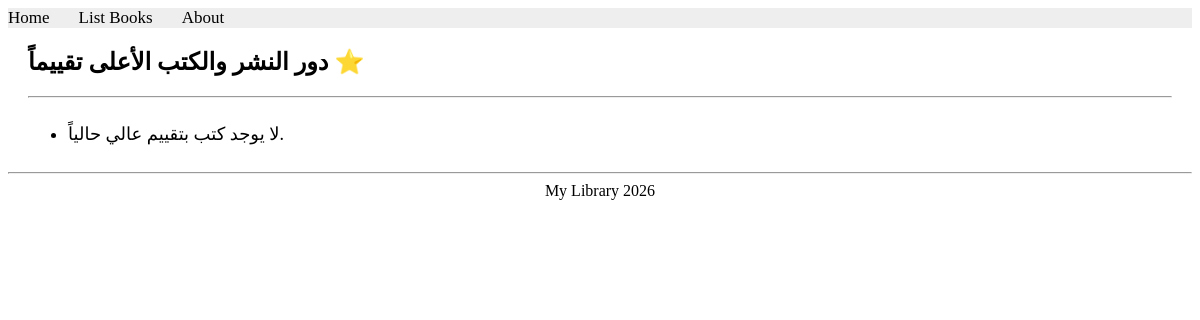
The app's page /books/lab9/task5/, older data.
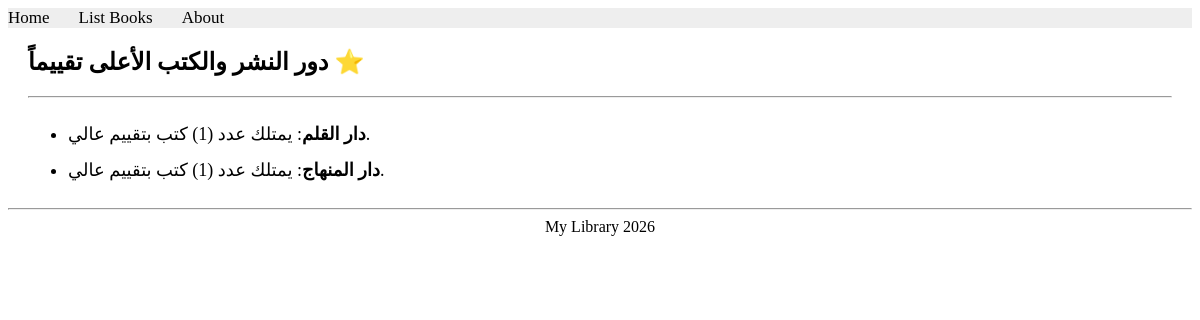
The same page, newer data.
### apps/bookmodule/models.py (models this page shows)
class Publisher(models.Model):
    name = models.CharField(max_length=200)
    location = models.CharField(max_length=300)

### apps/bookmodule/views.py (the view)
# urls.py: path('lab9/task5/', views.task5_lab9, name="books.task5_lab9"),
def task5_lab9(request):
    publishers = Publisher.objects.filter(book__rating__gte=4).annotate(book_count=Count('book'))
    return render(request, 'bookmodule/task5_lab9.html', {'publishers': publishers})

### apps/templates/bookmodule/task5_lab9.html (shortened to what this page needs)
{% extends "layouts/base.html" %}
{% block content %}
<div style="margin: 20px;">
    <h2>دور النشر والكتب الأعلى تقييماً ⭐️</h2>
    <hr>
    <ul style="font-size: 18px; line-height: 2;">
        {% for pub in publishers %}
            <li><strong>{{ pub.name }}</strong>: يمتلك عدد ({{ pub.book_count }}) كتب بتقييم عالي.</li>
        {% empty %}
            <li>لا يوجد كتب بتقييم عالي حالياً.</li>
        {% endfor %}
    </ul>
</div>
{% endblock content %}

Row changes from the older to the newer data that the page shows:
added Publisher: name "دار القلم", book_count "1"
added Publisher: name "دار المنهاج", book_count "1"
Text that changed along with them:
text no longer shown: "لا يوجد كتب بتقييم عالي حالياً."
